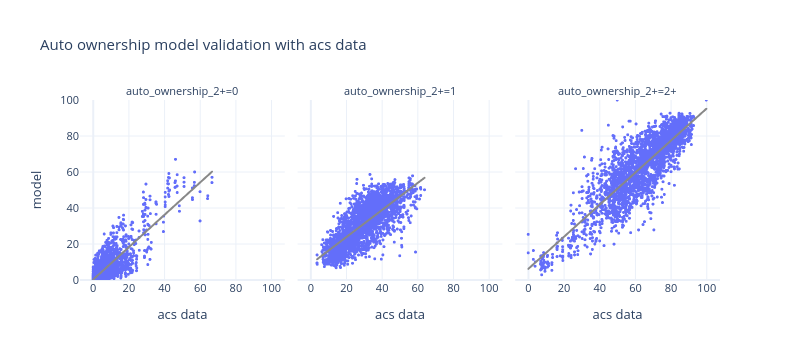

Write notebook code for a chart like this one.
### Markdown cell above
- scatterplot

### Code cell
df_plot = pd.pivot(bg_auto_ownership, index=['block_group_id','auto_ownership_2+'], columns='source', values='percentage').reset_index()



fig = px.scatter(df_plot, x="acs data", y="model", trendline="ols", trendline_color_override='rgb(136, 136, 136)',
                 template="plotly_white",
                 facet_col='auto_ownership_2+', height=400, width=1000,
                 title="Auto ownership model validation with acs data")
fig.update_xaxes(dtick=20)
fig.update_yaxes(dtick=20,range=[0, 100])
fig.update_traces(marker_size=3)
fig.update_layout(height=360, width=800, font=dict(size=11))
fig.show()

### Figure 1 — Plotly figure (JSON) as saved in the notebook; plotly's stock layout.template omitted (floating-point values rounded to 4 significant figures; data arrays with more than 128 entries replaced by an {"elided": "..."} marker saying what was removed)
{"data": [{"hovertemplate": "auto_ownership_2+=0<br>acs data=%{x}<br>model=%{y}<extra></extra>", "legendgroup": "", "marker": {"color": "#636efa", "size": 3, "symbol": "circle"}, "mode": "markers", "name": "", "showlegend": false, "type": "scattergl", "x": {"elided": "2641 float values"}, "xaxis": "x", "y": {"elided": "2641 float values"}, "yaxis": "y"}, {"hovertemplate": "<b>OLS trendline</b><br>model = 0.898124 * acs data + 0.259957<br>R<sup>2</sup>=0.702252<br><br>auto_ownership_2+=0<br>acs data=%{x}<br>model=%{y} <b>(trend)</b><extra></extra>", "legendgroup": "", "line": {"color": "rgb(136, 136, 136)"}, "marker": {"color": "#636efa", "size": 3, "symbol": "circle"}, "mode": "lines", "name": "", "showlegend": false, "type": "scattergl", "x": {"elided": "2577 float values"}, "xaxis": "x", "y": {"elided": "2577 float values"}, "yaxis": "y"}, {"hovertemplate": "auto_ownership_2+=1<br>acs data=%{x}<br>model=%{y}<extra></extra>", "legendgroup": "", "marker": {"color": "#636efa", "size": 3, "symbol": "circle"}, "mode": "markers", "name": "", "showlegend": false, "type": "scattergl", "x": {"elided": "2641 float values"}, "xaxis": "x2", "y": {"elided": "2641 float values"}, "yaxis": "y2"}, {"hovertemplate": "<b>OLS trendline</b><br>model = 0.75031 * acs data + 8.83334<br>R<sup>2</sup>=0.594524<br><br>auto_ownership_2+=1<br>acs data=%{x}<br>model=%{y} <b>(trend)</b><extra></extra>", "legendgroup": "", "line": {"color": "rgb(136, 136, 136)"}, "marker": {"color": "#636efa", "size": 3, "symbol": "circle"}, "mode": "lines", "name": "", "showlegend": false, "type": "scattergl", "x": {"elided": "2631 float values"}, "xaxis": "x2", "y": {"elided": "2631 float values"}, "yaxis": "y2"}, {"hovertemplate": "auto_ownership_2+=2+<br>acs data=%{x}<br>model=%{y}<extra></extra>", "legendgroup": "", "marker": {"color": "#636efa", "size": 3, "symbol": "circle"}, "mode": "markers", "name": "", "showlegend": false, "type": "scattergl", "x": {"elided": "2641 float values"}, "xaxis": "x3", "y": {"elided": "2641 float values"}, "yaxis": "y3"}, {"hovertemplate": "<b>OLS trendline</b><br>model = 0.889323 * acs data + 6.15366<br>R<sup>2</sup>=0.729096<br><br>auto_ownership_2+=2+<br>acs data=%{x}<br>model=%{y} <b>(trend)</b><extra></extra>", "legendgroup": "", "line": {"color": "rgb(136, 136, 136)"}, "marker": {"color": "#636efa", "size": 3, "symbol": "circle"}, "mode": "lines", "name": "", "showlegend": false, "type": "scattergl", "x": {"elided": "2633 float values"}, "xaxis": "x3", "y": {"elided": "2633 float values"}, "yaxis": "y3"}], "layout": {"annotations": [{"font": {}, "showarrow": false, "text": "auto_ownership_2+=0", "x": 0.16, "xanchor": "center", "xref": "paper", "y": 1.0, "yanchor": "bottom", "yref": "paper"}, {"font": {}, "showarrow": false, "text": "auto_ownership_2+=1", "x": 0.5, "xanchor": "center", "xref": "paper", "y": 1.0, "yanchor": "bottom", "yref": "paper"}, {"font": {}, "showarrow": false, "text": "auto_ownership_2+=2+", "x": 0.84, "xanchor": "center", "xref": "paper", "y": 1.0, "yanchor": "bottom", "yref": "paper"}], "font": {"size": 11}, "height": 360, "legend": {"tracegroupgap": 0}, "title": {"text": "Auto ownership model validation with acs data"}, "width": 800, "xaxis": {"anchor": "y", "domain": [0.0, 0.32], "dtick": 20, "title": {"text": "acs data"}}, "xaxis2": {"anchor": "y2", "domain": [0.34, 0.66], "dtick": 20, "matches": "x", "title": {"text": "acs data"}}, "xaxis3": {"anchor": "y3", "domain": [0.68, 1.0], "dtick": 20, "matches": "x", "title": {"text": "acs data"}}, "yaxis": {"anchor": "x", "domain": [0.0, 1.0], "dtick": 20, "range": [0, 100], "title": {"text": "model"}}, "yaxis2": {"anchor": "x2", "domain": [0.0, 1.0], "dtick": 20, "matches": "y", "range": [0, 100], "showticklabels": false}, "yaxis3": {"anchor": "x3", "domain": [0.0, 1.0], "dtick": 20, "matches": "y", "range": [0, 100], "showticklabels": false}}}
